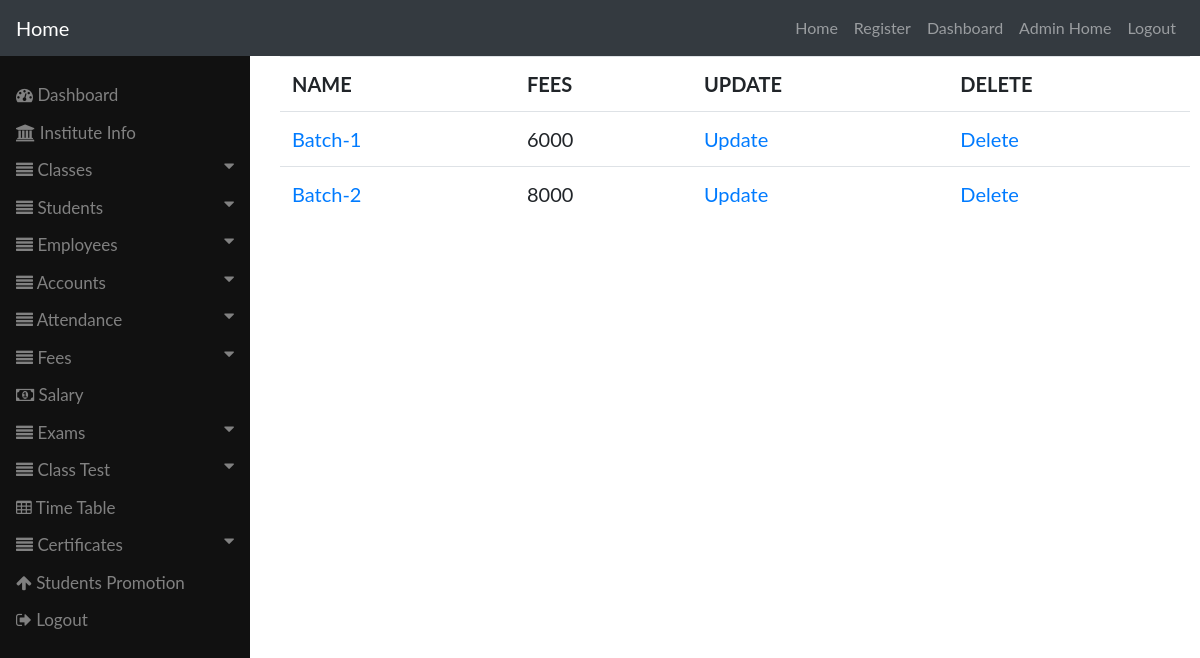
Screenshot of /listclass/ (signed in) with the database file from the repository.
### EskoolyApp/models.py (models this page shows, shortened)
class Classes(models.Model):
    name = models.CharField(max_length = 40)
    monthly_fees = models.IntegerField()

### EskoolyApp/views.py (the view)
# urls.py: path('listclass/',views.ClassesListView.as_view(), name = 'listclass'),
@method_decorator(decoratorss, name='dispatch')
class ClassesListView(ListView):
    model = Classes

### templates/EskoolyApp/classes_list.html
{% include 'EskoolyApp/sidebar.html' %}
<div class="main">
  {% if classes_list %}
  <table class="table table-hover">
    <tr>
<th>NAME</th>
<th>FEES</th>
<th>UPDATE</th>
<th>DELETE</th>
</tr>
{% for class_list in classes_list %}
<tr>
  <td><a href="/detail/{{class_list.id}}">{{class_list.name}}</td>
  <td>{{class_list.monthly_fees}}</td>
  <td><a href="/update/{{class_list.id}}">Update</a></td>
  <td><a href="/delete/{{class_list.id}}">Delete</a></td>
  </tr>
  {%endfor%}
  </table>
  {%endif%}
</div>

### templates/EskoolyApp/sidebar.html (style rules this page uses)
body { font-family: "Lato", sans-serif; }
.main { margin-left: 200px; font-size: 20px; padding: 0px 10px; padding-left: 80px; }

### rows the page displays
Classes: name "Batch-1", monthly_fees "6000"
Classes: name "Batch-2", monthly_fees "8000"
